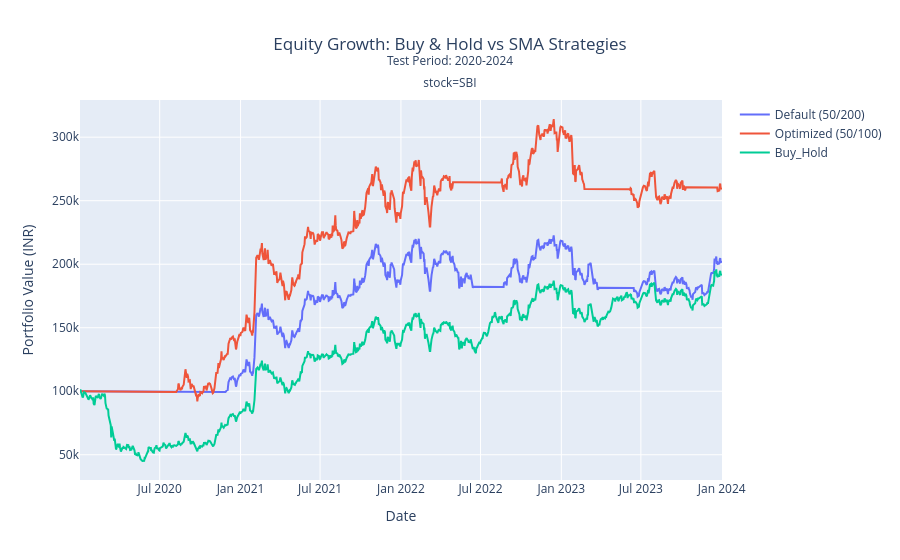

The notebook cell this image was saved under:
### Markdown cell above
### Out-of-Sample Equity Curve Comparison

To visualize the effectiveness of walk-forward optimization, the optimized SMA strategy is compared against:

- Default SMA Strategy (50/200)
- Buy-and-Hold Benchmark

The comparison is performed exclusively on the testing period (2020–2024).

The resulting equity curves provide a visual representation of portfolio growth under different approaches and highlight the impact of parameter optimization on unseen data.

### Code cell
stock_to_plot='SBI'
test=stocks[stock_to_plot].loc['2020-01-01':].copy()
wf=walk_forward(stock_to_plot)
default_result=run_backtest_on_DF(
    test,
    fast=50,
    slow=200
)
optimized_result=run_backtest_on_DF(
    test,
    fast=wf['fast'],
    slow=wf['slow']
)
buy_hold=Buy_Hold_on_DF(
    test
)
trace_1=go.Scatter(x=default_result['equity_strat'].index,y=default_result['equity_strat'],mode='lines',name='Default (50/200)')
trace_2=go.Scatter(x=optimized_result['equity_strat'].index,y=optimized_result['equity_strat'],mode='lines',name=f"Optimized ({wf['fast']}/{wf['slow']})")
trace_3=go.Scatter(x=buy_hold['equity_Buy_Hold'].index,y=buy_hold['equity_Buy_Hold'],mode='lines',name='Buy_Hold')
data=[trace_1,trace_2,trace_3]
layout=go.Layout(title={'text': f'Equity Growth: Buy & Hold vs SMA Strategies<br><sup>Test Period: 2020-2024</sup><br><sup>stock={stock_to_plot}</sup>','x': 0.5},xaxis={'title':'Date'},yaxis={'title':'Portfolio Value (INR)'})
fig=go.Figure(data,layout)
fig.show()

### Figure 1 — Plotly figure (JSON) as saved in the notebook; plotly's stock layout.template omitted (floating-point values rounded to 4 significant figures; data arrays with more than 128 entries replaced by an {"elided": "..."} marker saying what was removed)
{"data": [{"mode": "lines", "name": "Default (50/200)", "type": "scatter", "x": {"elided": "992 str values"}, "y": {"elided": "992 float values"}}, {"mode": "lines", "name": "Optimized (50/100)", "type": "scatter", "x": {"elided": "992 str values"}, "y": {"elided": "992 float values"}}, {"mode": "lines", "name": "Buy_Hold", "type": "scatter", "x": {"elided": "992 str values"}, "y": {"elided": "992 float values"}}], "layout": {"title": {"text": "Equity Growth: Buy & Hold vs SMA Strategies<br><sup>Test Period: 2020-2024</sup><br><sup>stock=SBI</sup>", "x": 0.5}, "xaxis": {"title": {"text": "Date"}}, "yaxis": {"title": {"text": "Portfolio Value (INR)"}}}}
